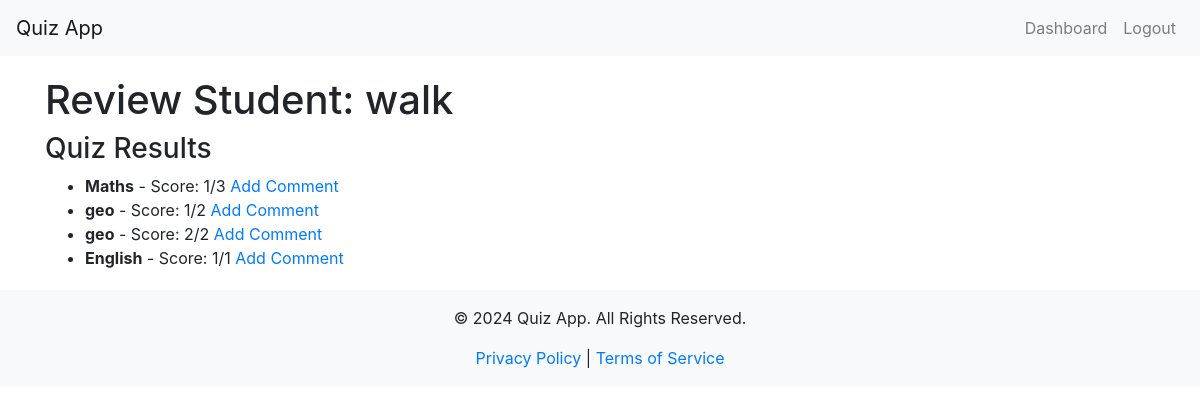
/admin/review_student/2 (signed in), run on the app's committed database.
### app/models.py (models this page shows, shortened)
class User(db.Model, UserMixin):
    id = db.Column(db.Integer, primary_key=True)
    username = db.Column(db.String(64), unique=True, nullable=False)
    email = db.Column(db.String(120), unique=True, nullable=False)
    password_hash = db.Column(db.String(128), nullable=False)
    role = db.Column(db.String(64), nullable=False)
    questions = db.relationship('Question', backref='author', lazy=True)
    quiz_results = db.relationship('QuizResult', backref='user', lazy=True)

class QuizResult(db.Model):
    id = db.Column(db.Integer, primary_key=True)
    user_id = db.Column(db.Integer, db.ForeignKey('user.id'), nullable=False)
    quiz_set_id = db.Column(db.Integer, db.ForeignKey('quiz_set.id'), nullable=False)
    score = db.Column(db.Integer, nullable=False)
    date_taken = db.Column(db.DateTime, default=datetime.utcnow)
    quiz_set = db.relationship('QuizSet', backref='results')  # Keep this backref

class QuizSet(db.Model):
    id = db.Column(db.Integer, primary_key=True)
    title = db.Column(db.String(128), nullable=False)
    questions = db.relationship('Question', backref='quiz_set', lazy=True)
    quiz_results = db.relationship('QuizResult', backref='related_quiz_set', lazy=True)  # Renamed backref

### app/routes.py (the view)
@main_bp.route('/admin/review_student/<int:student_id>')
@login_required
def review_student(student_id):
    if current_user.role != 'admin':
        return redirect(url_for('main.login'))
    student = User.query.get_or_404(student_id)
    quiz_results = QuizResult.query.filter_by(user_id=student.id).all()
    return render_template('review_student.html', student=student, quiz_results=quiz_results)

### app/__init__.py (called while the page is built)
@login_manager.user_loader
def load_user(user_id):
    from app.models import User
    return User.query.get(int(user_id))

### app/templates/review_student.html (shortened to what this page needs)
{% extends "layout.html" %}
{% block content %}
<h1>Review Student: {{ student.username }}</h1>
<h3>Quiz Results</h3>
<ul>
    {% for result in quiz_results %}
    <li>
        <strong>{{ result.quiz_set.title }}</strong> - Score: {{ result.score }}/{{ result.quiz_set.questions|length }}
        <a href="{{ url_for('main.review_question', result_id=result.id) }}">Add Comment</a>
    </li>
    {% endfor %}
</ul>
{% endblock %}

### data on the page
User: username "walk"
QuizResult: quiz_set "Maths", score "1", quiz_set.questions|length "3"
QuizResult: quiz_set "geo", score "1", quiz_set.questions|length "2"
QuizResult: quiz_set "geo", score "2", quiz_set.questions|length "2"
QuizResult: quiz_set "English", score "1", quiz_set.questions|length "1"
